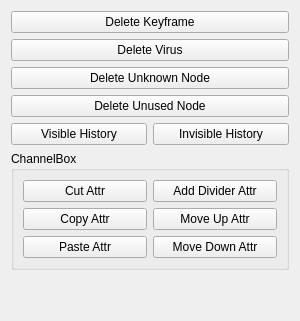
     <widget class="QWidget" name="Optimize_tab">
      <property name="sizePolicy">
       <sizepolicy hsizetype="Expanding" vsizetype="Expanding">
        <horstretch>0</horstretch>
        <verstretch>0</verstretch>
       </sizepolicy>
      </property>
      <property name="minimumSize">
       <size>
        <width>300</width>
        <height>0</height>
       </size>
      </property>
      <attribute name="title">
       <string>Optimize</string>
      </attribute>
      <layout class="QGridLayout" name="gridLayout_2">
       <item row="0" column="0">
        <layout class="QGridLayout" name="gridLayout">
         <item row="4" column="0">
          <widget class="QPushButton" name="VisHis_btn">
           <property name="text">
            <string>Visible History</string>
           </property>
          </widget>
         </item>
         <item row="4" column="1">
          <widget class="QPushButton" name="invisHis_btn">
           <property name="text">
            <string>Invisible History</string>
           </property>
          </widget>
         </item>
         <item row="3" column="0" colspan="2">
          <widget class="QPushButton" name="deleteUnused_btn">
           <property name="text">
            <string>Delete Unused Node</string>
           </property>
          </widget>
         </item>
         <item row="2" column="0" colspan="2">
          <widget class="QPushButton" name="deleteUnkown_btn">
           <property name="text">
            <string>Delete Unknown Node</string>
           </property>
          </widget>
         </item>
         <item row="1" column="0" colspan="2">
          <widget class="QPushButton" name="deleteVirus_btn">
           <property name="text">
            <string>Delete Virus</string>
           </property>
          </widget>
         </item>
         <item row="0" column="0" colspan="2">
          <widget class="QPushButton" name="deleteKey_btn">
           <property name="text">
            <string>Delete Keyframe</string>
           </property>
          </widget>
         </item>
        </layout>
       </item>
       <item row="2" column="0">
        <spacer name="Optimize_verticalSpacer">
         <property name="orientation">
          <enum>Qt::Vertical</enum>
         </property>
         <property name="sizeHint" stdset="0">
          <size>
           <width>20</width>
           <height>40</height>
          </size>
         </property>
        </spacer>
       </item>
       <item row="1" column="0">
        <widget class="QGroupBox" name="channelBox_groupBox">
         <property name="styleSheet">
          <string notr="true">background-color: (135, 66, 255)
border-color: rgb(99, 255, 211);</string>
         </property>
         <property name="title">
          <string>ChannelBox</string>
         </property>
         <layout class="QGridLayout" name="gridLayout_4">
          <item row="1" column="1">
           <widget class="QPushButton" name="upAttr_btn">
            <property name="text">
             <string>Move Up Attr</string>
            </property>
           </widget>
          </item>
          <item row="2" column="0">
           <widget class="QPushButton" name="pasteAttr_btn">
            <property name="text">
             <string>Paste Attr</string>
            </property>
           </widget>
          </item>
          <item row="2" column="1">
           <widget class="QPushButton" name="dnAttr_btn">
            <property name="text">
             <string>Move Down Attr</string>
            </property>
           </widget>
          </item>
          <item row="0" column="1">
           <widget class="QPushButton" name="divideAttr_btn">
            <property name="text">
             <string>Add Divider Attr</string>
            </property>
           </widget>
          </item>
          <item row="1" column="0">
           <widget class="QPushButton" name="copyAttr_btn">
            <property name="text">
             <string>Copy Attr</string>
            </property>
           </widget>
          </item>
          <item row="0" column="0">
           <widget class="QPushButton" name="cutAttr_btn">
            <property name="text">
             <string>Cut Attr</string>
            </property>
           </widget>
          </item>
         </layout>
        </widget>
       </item>
      </layout>
     </widget>
